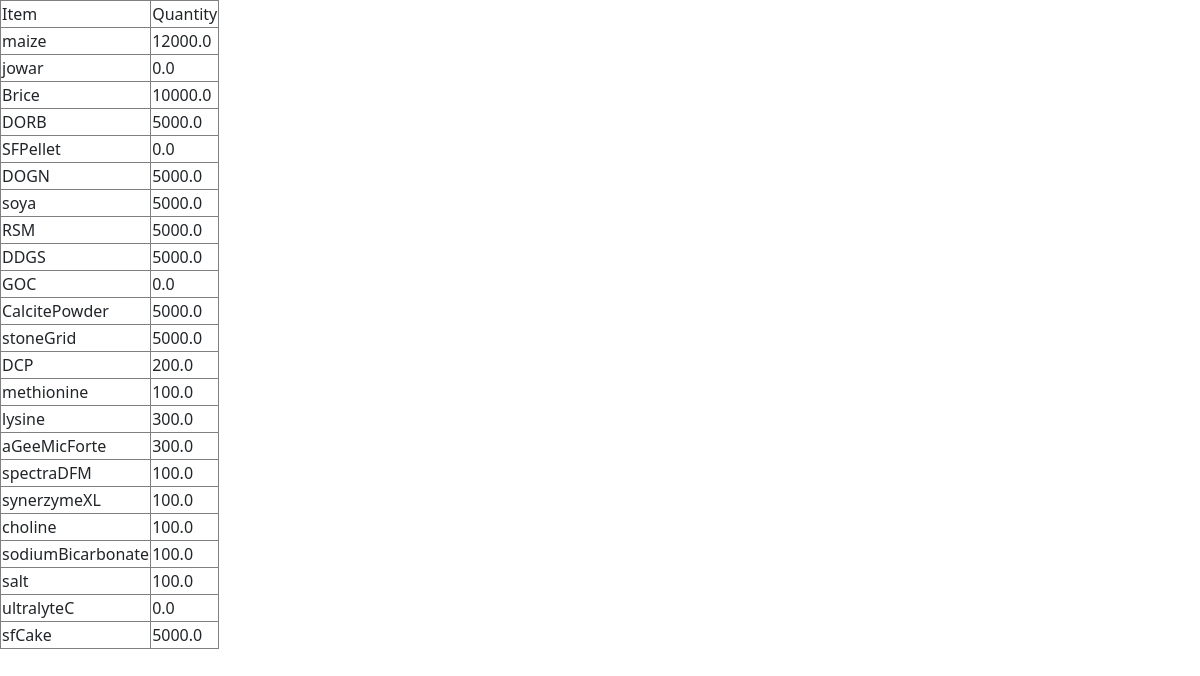
The app's page /viewStock/ with its own data.
### feed_app/models.py (models this page shows)
class Stock(models.Model):
    maize = models.FloatField()
    jowar = models.FloatField()
    Brice = models.FloatField()
    DORB  = models.FloatField()
    SFPellet  = models.FloatField()
    DOGN = models.FloatField()
    soya = models.FloatField()
    RSM = models.FloatField()
    DDGS = models.FloatField()
    GOC = models.FloatField()
    CalcitePowder = models.FloatField()
    stoneGrid = models.FloatField()
    DCP = models.FloatField()
    methionine = models.FloatField()
    lysine = models.FloatField()
    aGeeMicForte = models.FloatField()
    spectraDFM = models.FloatField()
    synerzymeXL = models.FloatField()
    choline = models.FloatField()
    sodiumBicarbonate = models.FloatField()
    salt = models.FloatField()
    ultralyteC = models.FloatField()
    sfCake = models.FloatField()

### feed_app/views.py (the view)
# urls.py: path('viewStock/',views.viewStock),
def viewStock(request):
	stock = Stock.objects.all()
	k = list(stock.values()[0].keys())
	s=(stock.values()[0])
	stock = {}
	for i in k:
		if i!='id':
			stock[i] = s[i]
	return render(request,'feed_app/stock.html',{'stock':stock})

### feed_app/templates/feed_app/stock.html (shortened to what this page needs)
<!DOCTYPE html>
<html lang="en">
<head>
    {% load static %}
    <link href="https://cdn.jsdelivr.net/npm/bootstrap@5.0.2/dist/css/bootstrap.min.css" rel="stylesheet">
    <link rel="stylesheet" href="https://cdn.datatables.net/1.13.1/css/jquery.dataTables.min.css">
    <link rel="stylesheet" type="text/css" href="https://cdn.datatables.net/v/dt/dt-1.13.1/b-2.3.2/b-html5-2.3.2/fc-4.2.1/fh-3.3.1/r-2.4.0/sb-1.4.0/sp-2.1.0/sl-1.5.0/datatables.min.css"/>
</head>
<body>
    <table class="table-bordered" id="myTable">
        <thead>
            <tr>
                <td>Item</td>
                <td>Quantity</td>
            </tr>
        </thead>
        <tbody>
        {% for i,j in stock.items %}
            <tr>
                <td>{{i}}</td>
                <td>{{j}}</td>
            </tr>
        {%endfor%}
        </tbody>
    </table>
</body>
</html>

### records on screen
Stock: stock "12000.0" "0.0" "10000.0" "5000.0" "0.0" "5000.0" "5000.0" "5000.0" "5000.0" "0.0" "5000.0" "5000.0" "200.0" "100.0" "300.0" "300.0" "100.0" "100.0" "100.0" "100.0" "100.0" "0.0" "5000.0"

### other values on screen
{{ i }} "maize" "jowar" "Brice" "DORB" "SFPellet" "DOGN" "soya" "RSM" "DDGS" "GOC" "CalcitePowder" "stoneGrid" "DCP" "methionine" "lysine" "aGeeMicForte" "spectraDFM" "synerzymeXL" "choline" "sodiumBicarbonate" "salt" "ultralyteC" "sfCake"
